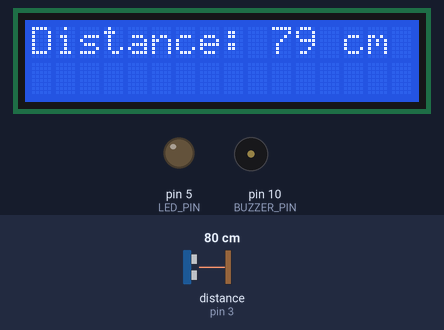
A sketch run on a simulated Arduino Uno, built with avr-gcc and run on an emulated ATmega328P. Parts: 16×2 character LCD, output pins drawn as LEDs (lit = HIGH), buzzer (waves = sounding). Wiring (inferred from the names in the program): ultrasonic range finder: trigger pin 2; echo pin 3. The test bench sets the inputs (shaded band); at power-on: distance to the obstacle (sensor on pin 3) 80 cm. The echo pulse lasts 58.3 µs per cm; pins used as bus, display or sensor lines are not drawn.

Above: at 1.2 s.
1.3 s: distance to the obstacle (sensor on pin 3) set to 22 cm
At 2.5 s:
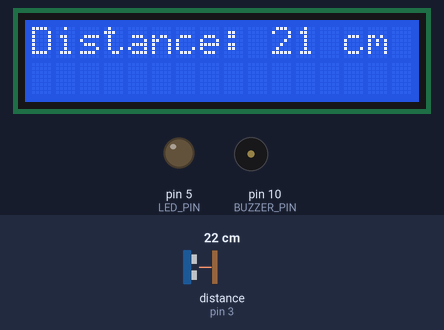
2.8 s: distance to the obstacle (sensor on pin 3) set to 18 cm
At 2.89 s:
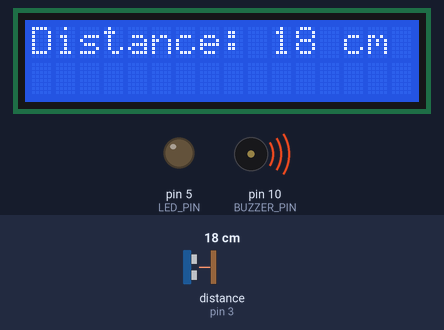
5.8 s: distance to the obstacle (sensor on pin 3) set to 2 cm
At 7.2 s:
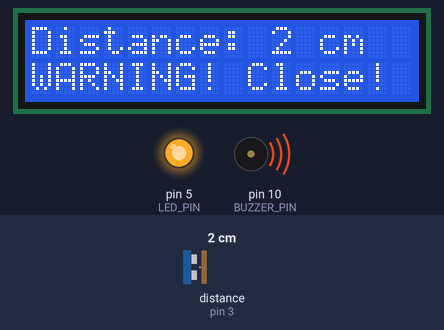
Timing chart, 0 to 8.8 s (numbered marks = the images above; inputs shaded):
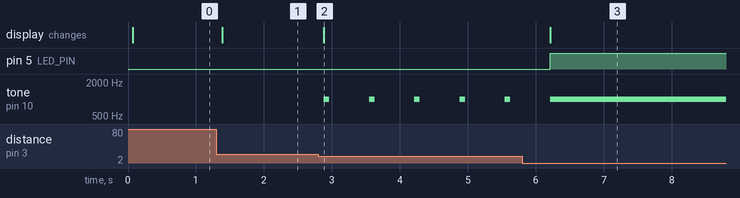

The sketch:

Lab3_Task1.ino
```cpp
#include <LiquidCrystal.h>

const int TRIG_PIN = 2;
const int ECHO_PIN = 3;
const int LED_PIN = 5;
const int BUZZER_PIN = 10;

const int LIMIT_1 = 20;
const int LIMIT_2 = 10;

LiquidCrystal lcd(12, 11, 9, 8, 7, 6);

void setup() {
  pinMode(TRIG_PIN, OUTPUT);
  pinMode(ECHO_PIN, INPUT);
  pinMode(LED_PIN, OUTPUT);
  pinMode(BUZZER_PIN, OUTPUT);
  lcd.begin(16, 2);
}

long readDistance() {
  digitalWrite(TRIG_PIN, LOW);
  delayMicroseconds(2);
  digitalWrite(TRIG_PIN, HIGH);
  delayMicroseconds(10);
  digitalWrite(TRIG_PIN, LOW);
  long duration = pulseIn(ECHO_PIN, HIGH, 30000);
  return duration * 0.034 / 2 + 0.5;
}

void loop() {
  long distance = readDistance();

  lcd.setCursor(0, 0);
  lcd.print("Distance: ");
  lcd.print(distance);
  lcd.print(" cm   ");

  lcd.setCursor(0, 1);
  if (distance < LIMIT_2) {
    lcd.print("WARNING! Close!");
    digitalWrite(LED_PIN, HIGH);
    tone(BUZZER_PIN, 1000);
    delay(100);
  } else if (distance < LIMIT_1) {
    lcd.print("                ");
    digitalWrite(LED_PIN, LOW);
    int pause = map(distance, LIMIT_2, LIMIT_1, 100, 800);
    tone(BUZZER_PIN, 1000, 80);
    delay(pause);
    noTone(BUZZER_PIN);
  } else {
    lcd.print("                ");
    digitalWrite(LED_PIN, LOW);
    noTone(BUZZER_PIN);
    delay(100);
  }
}
```

Measured:
- the behaviour switches between 20 and 19 cm on distance to the obstacle (sensor on pin 3) (found by bisection; images 1 and 2)
- after the input at 1.3 s, the display: changes after 0.09 s (image 1)
- after the input at 2.8 s, tone on pin 10 (BUZZER_PIN): alternates 1000 Hz for 0.08 s and silent for 0.59 s, starting after 0.08 s; the display: changes after 0.08 s (image 2)
- after the input at 5.8 s, pin 5 (LED_PIN): LOW → HIGH after 0.41 s; tone on pin 10 (BUZZER_PIN): goes on until 6.2 s, then stays 1000 Hz; the display: changes after 0.41 s (image 3)
